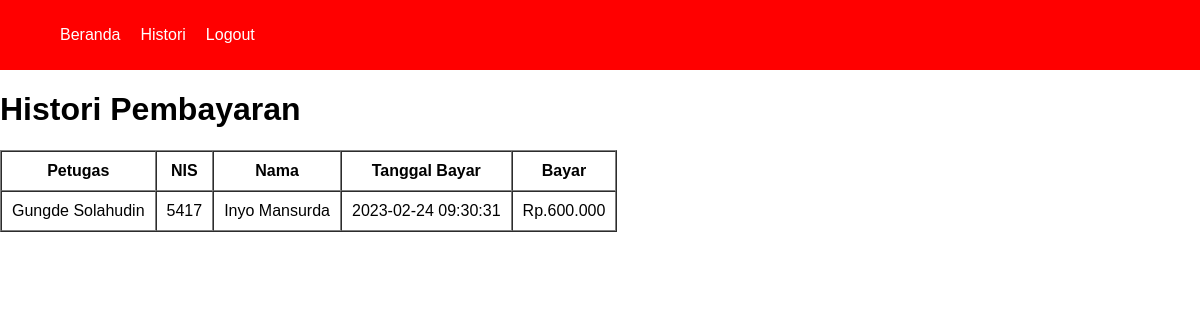
Before: /spp/spp.php (signed in) with the older database file.
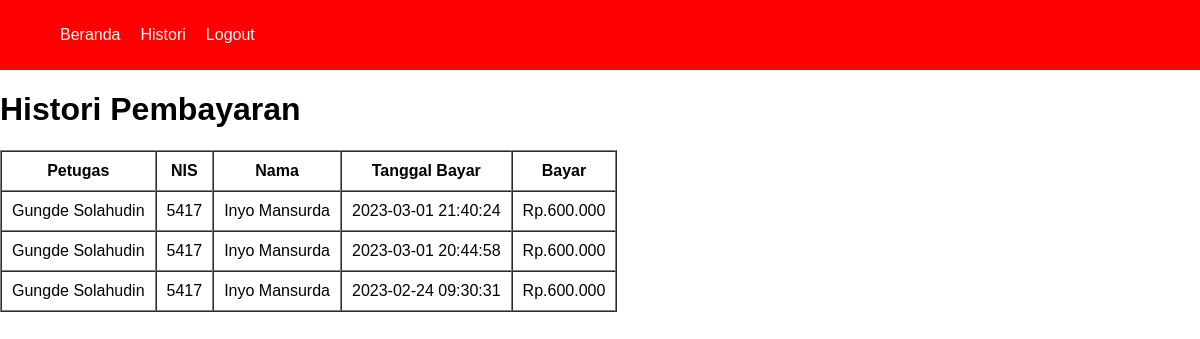
After: the same page with the newer database file.
### tables this page shows
CREATE TABLE `tb_spp` (
  `id_spp` int(11) NOT NULL,
  `nip` varchar(5) NOT NULL,
  `nis` int(11) NOT NULL,
  `tgl_bayar` datetime NOT NULL,
  `bayar` double NOT NULL
);

CREATE TABLE `tb_petugas` (
  `nip` varchar(5) NOT NULL,
  `nama_petugas` varchar(100) NOT NULL,
  `username` varchar(50) NOT NULL,
  `password` varchar(50) NOT NULL,
  `leveluser` varchar(50) NOT NULL,
  `no_telp` varchar(50) NOT NULL
);

CREATE TABLE `tb_siswa` (
  `nis` int(11) NOT NULL,
  `nama_siswa` varchar(100) NOT NULL,
  `password` varchar(10) NOT NULL,
  `id_kelas` varchar(10) NOT NULL,
  `jenis_kelamin` varchar(10) NOT NULL,
  `alamat` varchar(100) NOT NULL
);

### spp/functions_spp.php (called while the page is built)
<?php
    $conn = mysqli_connect("localhost", "root", "", "spp_db");
    function query($query){
        global $conn;
        $result = mysqli_query($conn, $query);
        $rows = [];
        while( $row = mysqli_fetch_assoc($result)) {
            $rows[] = $row;
        }
        return $rows;
    }
?>

### spp/spp.php (the view, shortened to what this page needs)
<?php
    require 'functions_spp.php';
    require '../views/template/navbar.php';
    $spp = query("SELECT * FROM tb_spp INNER JOIN tb_siswa USING (nis) INNER JOIN tb_petugas USING (nip) ORDER BY id_spp DESC");
    $nis = $_SESSION['key'];
    if($_SESSION['leveluser'] == $nis) {
        $spp = query("SELECT * FROM tb_spp INNER JOIN tb_siswa USING (nis) INNER JOIN tb_petugas USING (nip) WHERE nis='$nis' ORDER BY id_spp DESC");
    }
?>
<!DOCTYPE html>
<html lang="en">
<head>
    <link rel="stylesheet" href="../CSS/style.css">
</head>
<body>
    <h1>Histori Pembayaran</h1>
    <table border="1" cellspacing="0" cellpadding="10">
        <tr>
            <th>Petugas</th>
            <th>NIS</th>
            <th>Nama</th>
            <th>Tanggal Bayar</th>
            <th>Bayar</th>
        </tr>
        <?php foreach($spp as $row) : ?>
        <tr>
            <td><?= $row["nama_petugas"]; ?></td>
            <td><?= $row["nis"]; ?></td>
            <td><?= $row["nama_siswa"]; ?></td>
            <td><?= $row["tgl_bayar"] ?></td>
            <td>Rp.<?= number_format($row["bayar"], 0, ',', '.'); ?></td>
        </tr>
        <?php endforeach; ?>
    </table>
</body>
</html>

Changed rows visible on the page:
added tb_spp: nip.nama_petugas "Gungde Solahudin", nis "5417", nis.nama_siswa "Inyo Mansurda", tgl_bayar "2023-03-01 21:40:24", bayar "600.000"
added tb_spp: nip.nama_petugas "Gungde Solahudin", nis "5417", nis.nama_siswa "Inyo Mansurda", tgl_bayar "2023-03-01 20:44:58", bayar "600.000"
